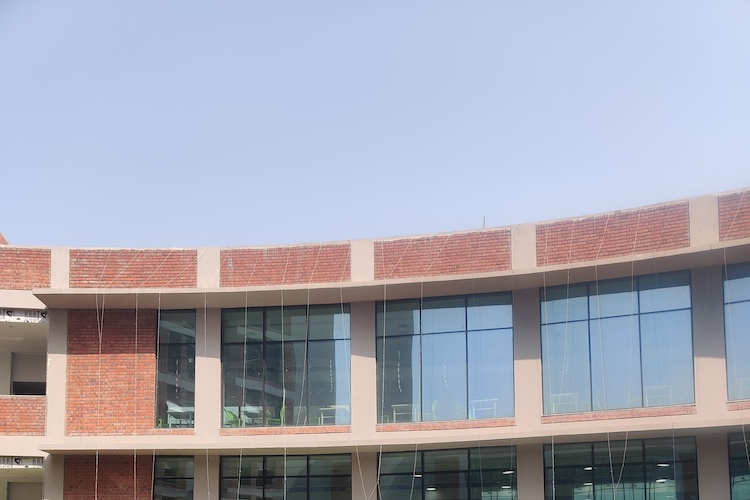
#> input picture 1/image00.jpg, 750 x 500 px; its folder holds only this picture in this run
$ python -i panaroma.py   (imports and definitions only)
#> lines starting #> are read from the running program, lines starting #| are printed output that depends on the picture
#> further down, picture is the input picture: shape (500, 750, 3); mean B, G, R 177.2, 164.2, 163
import cv2
import sys
import os
import numpy as np
from scipy import signal
from scipy.linalg import solve
from math import dist


def harris(img):

    img_cpy = img.copy()

    img1_gray = cv2.cvtColor(img, cv2.COLOR_BGR2GRAY)
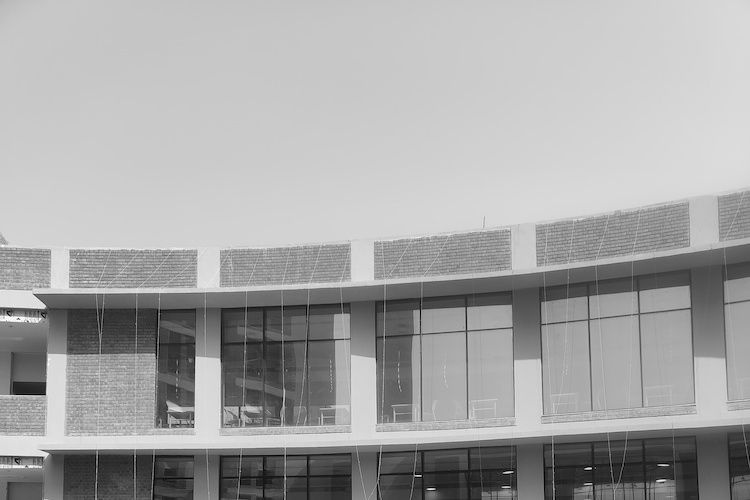
#> img1_gray: shape (500, 750); min 0, max 254, mean 165.3
    row,col = img1_gray.shape
#> row = 500; col = 750

    Xsobel = np.array(([-1, 0, 1],[-2, 0, 2],[-1, 0, 1]), dtype="float64")
    Ysobel = np.array(([-1, -2, -1],[0, 0, 0],[1, 2, 1]), dtype="float64")

    guassfilter = np.array(([1, 2, 1],[2, 4, 2],[1, 2, 1]), dtype="float64")
    gfilter = guassfilter*(1/16)

    # Getting gradients by using sobel operators along X and Y direction
    Ix = signal.convolve2d(img1_gray, Xsobel, mode="same")
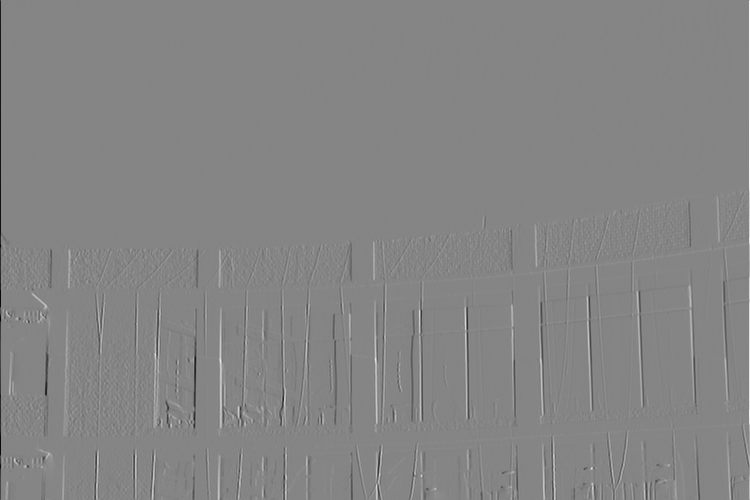
#> Ix: shape (500, 750) float64; min -957, max 876, mean 0.1; drawn with min black and max white
    Iy = signal.convolve2d(img1_gray, Ysobel, mode="same")
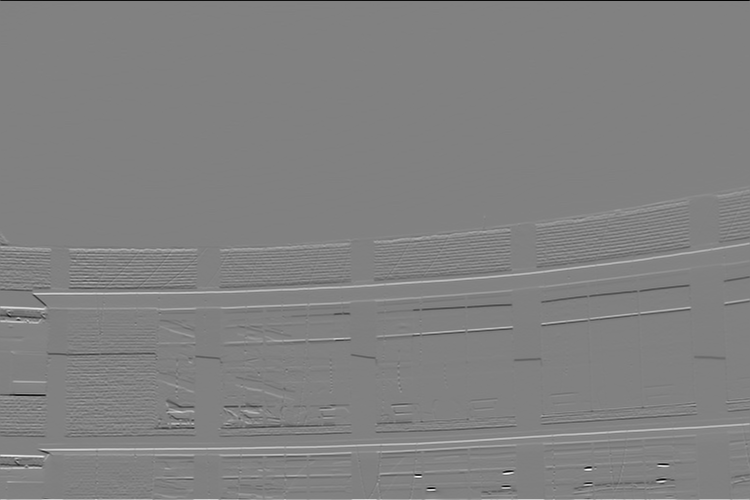
#> Iy: shape (500, 750) float64; min -890, max 863, mean 0.9; drawn with min black and max white
    Ixx = np.square(Ix)
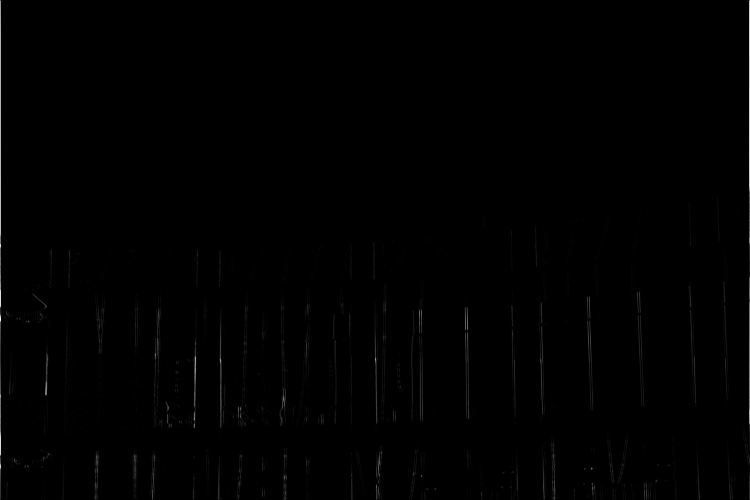
#> Ixx: shape (500, 750) float64; min 0, max 915849, mean 3873.8; drawn with min black and max white
    Iyy = np.square(Iy)
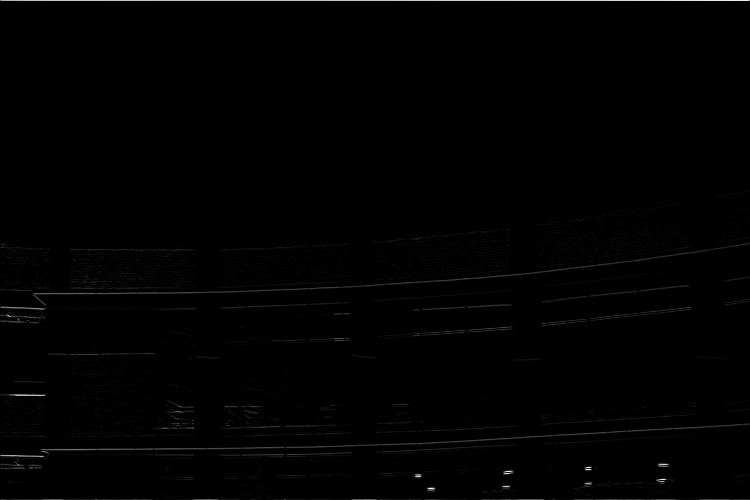
#> Iyy: shape (500, 750) float64; min 0, max 792100, mean 5193.4; drawn with min black and max white
    Ixy = Ix*Iy

    # Convoluting the obtained image with guassian filter along X and Y direction
    IxxG = signal.convolve2d(Ixx, gfilter, mode="same")
    IyyG = signal.convolve2d(Iyy, gfilter, mode="same")
    IxyG = signal.convolve2d(Ixy, gfilter, mode="same")
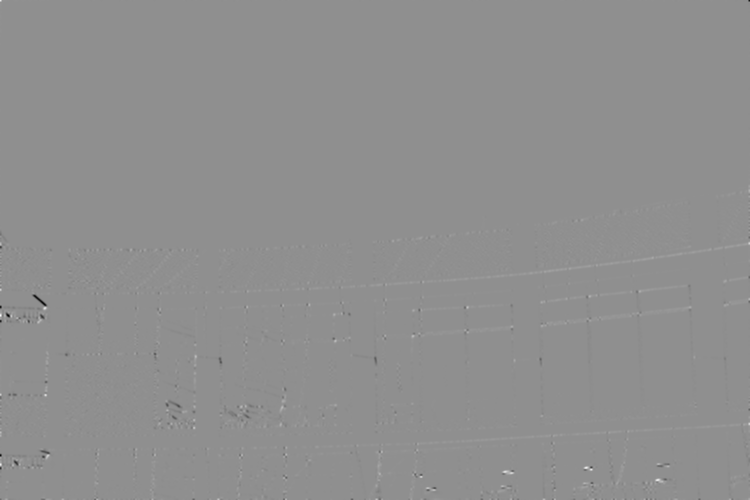
#> IxyG: shape (500, 750) float64; min -119450.5, max 92914.1, mean 71.5; drawn with min black and max white

    # harris Function
    rval = IxxG*IyyG - IxyG*IxyG - k*(IxxG + IyyG)*(IxxG + IyyG) # r(hessian) = det - k*(trace**2)
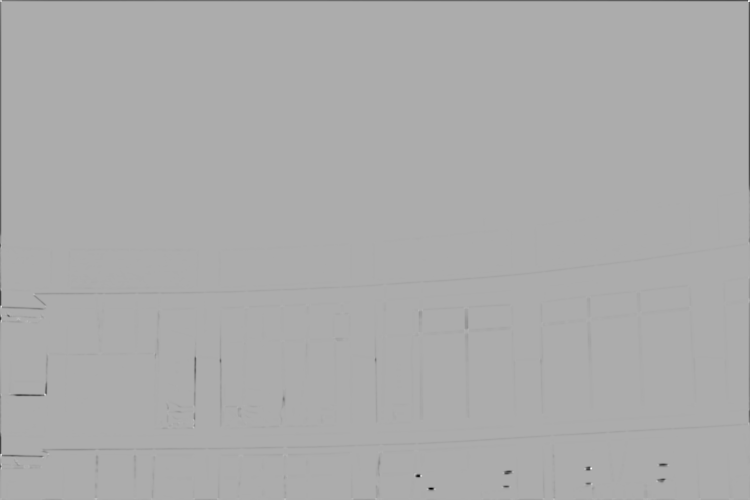
#> rval: shape (500, 750) float64; min -3.08e+10, max 1.48e+10, mean -102299532.4; drawn with min black and max white
    # Normalizing inside (0-1)
    cv2.normalize(rval, rval, 0, 1, cv2.NORM_MINMAX)

    # [7 lines of commented-out code are left out]

    cpoints = []

    for i in range(row):
    	for j in range(col):
    		if(rval[i][j]>=rthreshold):
    			cpoints.append([i,j])

    ## APPLYING NON MAXIMAL SUPPRESSION for reducing the corner points(i.e inorder to get best corners)##
    psize=nms//2
    finpoints = []
    for pt in range(len(cpoints)):
        ptr = cpoints[pt][0]
        ptc = cpoints[pt][1]
        if(ptr-psize>=0 and ptr+psize<row and ptc-psize>=0 and ptc+psize<col):
            currval = rval[ptr][ptc]
            this_maxi=True
            for i in range(nms):
                for j in range(nms):
                    # try:
                    if(currval<=rval[ptr-psize+i][ptc-psize+j] and i!=psize and j!=psize):
                        this_maxi=False
                        break
                if(this_maxi==False): break
                    # except:
                    #     print("Error in ", ptc, psize, j, ptc-psize+j)
            if(this_maxi==True):
                # print(ptr,ptc)
                finpoints.append(cpoints[pt])
#> this loop made 148 passes
#> currval on passes 14, 15, 16, 20, 23, 27, 28, 29, 30, 31, 32, 33: 0.696, 0.719, 0.716, 0.707, 0.706, 0.695, 0.717, 0.73, 0.709, 0.708, 0.714, 0.698
#> after the loop, finpoints = 55 pairs, first value 294 to 489, second value 10 to 668

    return finpoints

#Plotting the corners for visualization purpose
# [255 lines left out: functions plotting, euc_best3, matching, method1Affine, method2Affine, getxybar and 2 more, not called in this run]


### THRESHOLDS start ###
# k= 0.06
k= 0.12 # lena 0.12
rthreshold = 0.695 # lena 0.803  0.745   original 0.815
# k=0.12
# rthreshold=0.803
nms=9
grid_size=10
blob_radius=10
ssd_patch=9


## FOR ALL IMAGES STITCHING ##################
# [50 lines not run here, left out]

>>> import cv2
>>> picture = cv2.imread('1/image00.jpg')
>>> result = harris(picture)
#> result has the same summary as finpoints in harris
